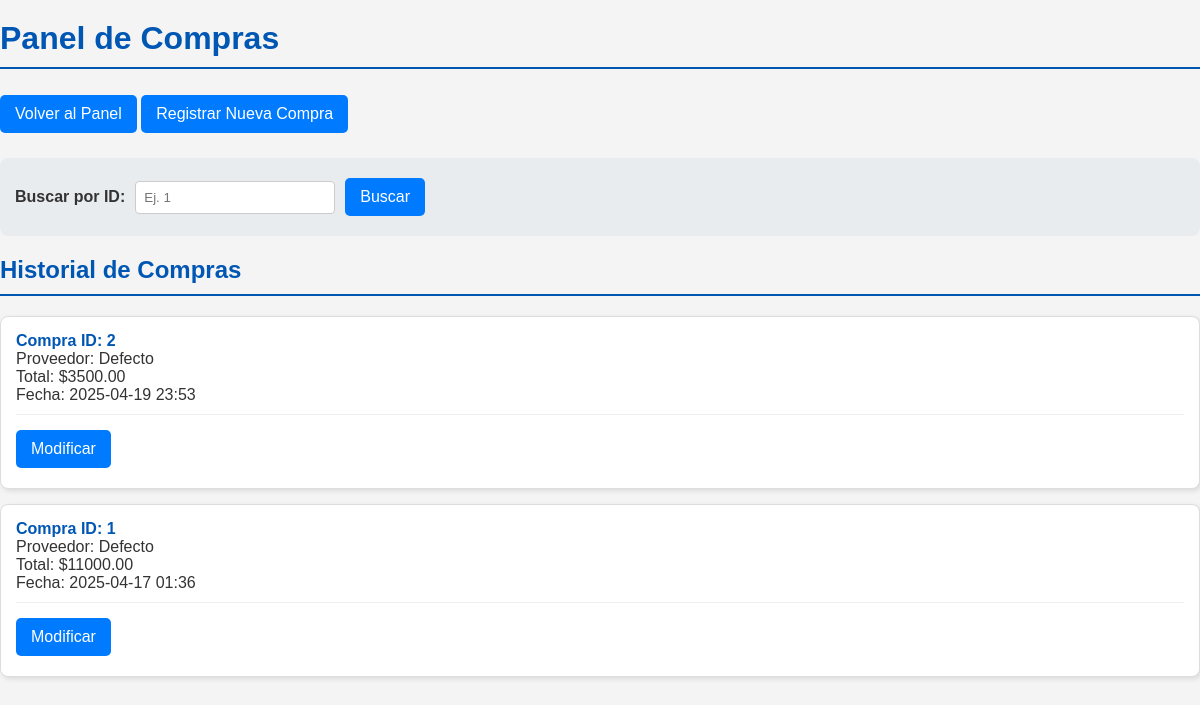
Page /admin-panel/compras/ on the committed database.
### gestion/models.py (models this page shows, shortened)
class Compra(models.Model):
    fecha = models.DateTimeField(auto_now_add=True)
    proveedor = models.ForeignKey(Proveedor, null=True, blank=True, on_delete=models.PROTECT, related_name='compras')
    total = models.DecimalField(max_digits=10, decimal_places=2, default=0)

class Proveedor(models.Model):
    nombre = models.CharField(max_length=150)
    celular = models.BigIntegerField(null=True, blank=True)
    direccion = models.TextField(blank=True)
    def __str__(self):
        return self.nombre

### gestion/views.py (the view)
# urls.py: path('admin-panel/compras/', views.compras_panel, name='compras_panel'),
def compras_panel(request):
    query_id = request.GET.get('id')
    if query_id:
        compras = Compra.objects.filter(id=query_id).select_related('proveedor')
    else:
        compras = Compra.objects.select_related('proveedor').order_by('-fecha')
    return render(request, 'gestion/compras_panel.html', {
        'compras': compras,
        'query_id': query_id or ''
    })

### gestion/templates/gestion/compras_panel.html (shortened to what this page needs)
{%load static%}
<!DOCTYPE html>
<html lang="es">
<head>
    <link rel="stylesheet" href="{% static 'css/style.css' %}">
</head>
<body>
    <h1>Panel de Compras</h1>
    <a href="{% url 'panel_admin' %}" class="boton">Volver al Panel</a>
    <a href="{% url 'registrar_compra' %}" class="boton">Registrar Nueva Compra</a>
    <form method="get" style="margin-top: 20px;">
        <label for="id">Buscar por ID:</label>
        <input type="number" name="id" id="id" value="{{ query_id }}" placeholder="Ej. 1">
        <button type="submit" class="boton">Buscar</button>
    </form>
    {% if compras %}
        <h2>Historial de Compras</h2>
        {% for compra in compras %}
            <div class="venta">
                <strong>Compra ID: {{ compra.id }}</strong><br>
                Proveedor: {{ compra.proveedor|default:"N/A" }}<br>
                Total: ${{ compra.total|floatformat:2 }}<br>
                Fecha: {{ compra.fecha|date:"Y-m-d H:i" }}
                <div class="acciones">
                    <a href="{% url 'modificar_compra' compra.id %}" class="boton">Modificar</a>
                </div>
            </div>
        {% endfor %}
    {% else %}
        <p>No hay compras registradas{% if query_id %} con ese ID{% endif %}.</p>
    {% endif %}
</body>
</html>

### gestion/static/css/style.css (style rules this page uses)
body { font-family: sans-serif; margin: 0; padding: 0; background-color: #f4f4f4; color: #333; }
h1, h2 { color: #0056b3; border-bottom: 2px solid #0056b3; padding-bottom: 10px; margin-top: 20px; }
.boton, button { display: inline-block; padding: 10px 15px; font-size: 16px; cursor: pointer; text-align: center; text-decoration: none; outline: none; color: #fff; background-color: #007bff; border: none; border-radius: 5px; margin: 5px 0; transition: background-color 0.3s ease; }
form { background-color: #e9ecef; padding: 15px; border-radius: 8px; margin-bottom: 20px; display: flex; align-items: center; gap: 10px; }
form label { font-weight: bold; }
form input[type="number"], form input[type="text"], form input[type="password"], form select { padding: 8px; border: 1px solid #ccc; border-radius: 4px; flex-grow: 1; max-width: 200px; box-sizing: border-box; }
.venta { background-color: #fff; border: 1px solid #ddd; border-radius: 8px; padding: 15px; margin-bottom: 15px; box-shadow: 2px 2px 5px rgba(0,0,0,0.1); }
.venta strong { color: #0056b3; }
.venta .acciones { margin-top: 10px; padding-top: 10px; border-top: 1px solid #eee; }

### rows in the picture
Compra: id "2", proveedor "Defecto", total "3500.00", fecha "2025-04-19 23:53"
Compra: id "1", proveedor "Defecto", total "11000.00", fecha "2025-04-17 01:36"
